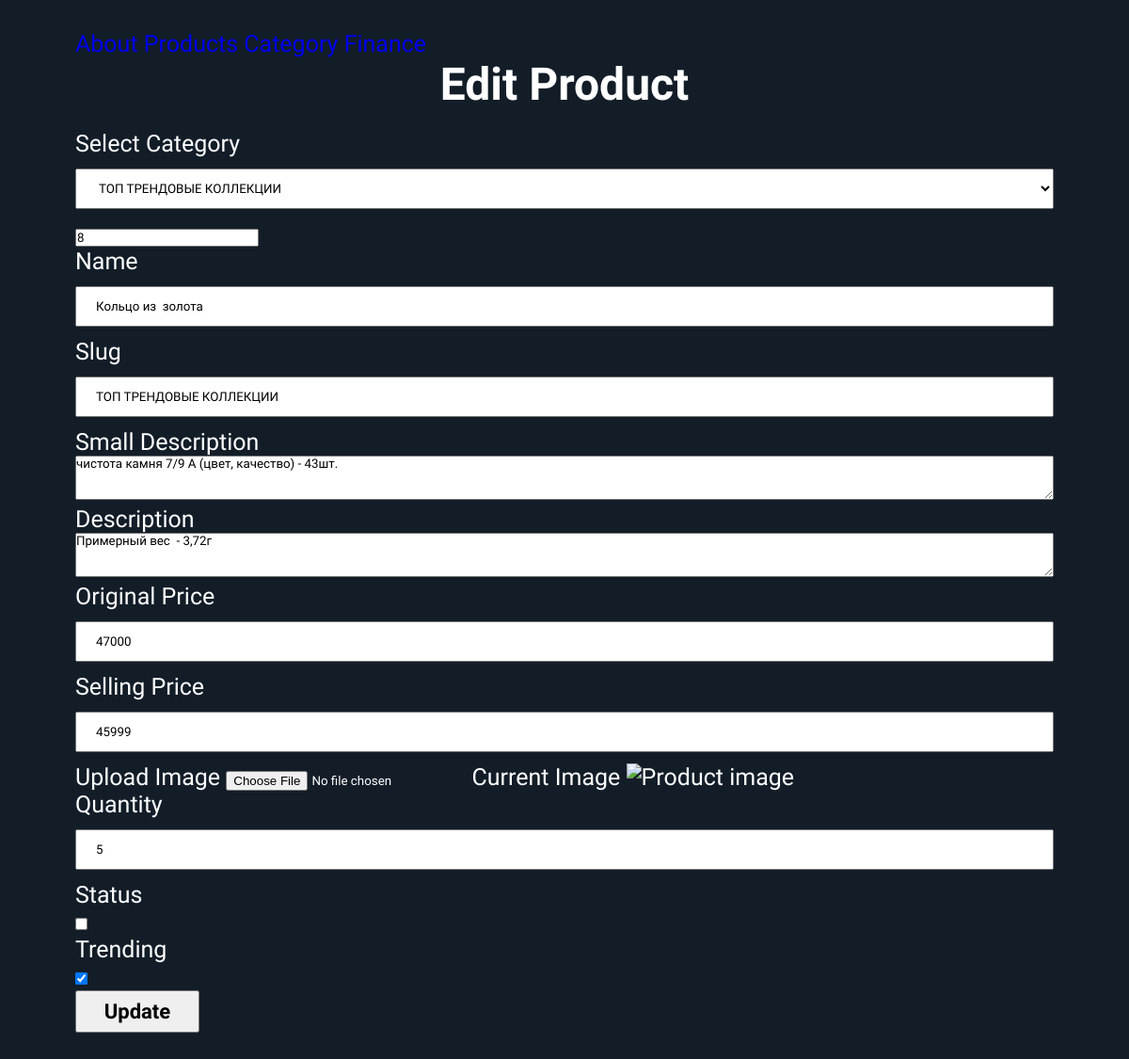
The app's page /admin/edit-product.php?id=8 with its own data.
### tables this page shows
CREATE TABLE `products` (
  `id` int(11) NOT NULL,
  `category_id` int(11) NOT NULL,
  `name` varchar(255) NOT NULL,
  `slug` varchar(255) NOT NULL,
  `small_description` mediumtext NOT NULL,
  `description` mediumtext NOT NULL,
  `price` int(11) NOT NULL,
  `selling_price` int(11) NOT NULL,
  `image` varchar(255) NOT NULL,
  `qty` int(11) NOT NULL,
  `status` tinyint(4) NOT NULL,
  `trending` tinyint(4) NOT NULL,
  `created_at` timestamp NOT NULL DEFAULT current_timestamp()
);

CREATE TABLE `categories` (
  `id` int(11) NOT NULL,
  `name` varchar(255) NOT NULL,
  `slug` varchar(255) NOT NULL,
  `description` mediumtext DEFAULT NULL,
  `status` tinyint(4) NOT NULL DEFAULT 0,
  `popular` tinyint(4) NOT NULL DEFAULT 0,
  `image` varchar(255) NOT NULL,
  `meta_title` varchar(255) NOT NULL,
  `meta_description` mediumtext NOT NULL,
  `created_at` timestamp NOT NULL DEFAULT current_timestamp()
);

### function/myfunc.php (called while the page is built, shortened)
<?php
function getAll($table)
{
    global $conn;
    $query = "SELECT * FROM $table";
    return $query_run = mysqli_query($conn, $query);
}
function getByID($table, $id)
{
    global $conn;
    $query = "SELECT * FROM $table WHERE id='$id' ";
    return $query_run = mysqli_query($conn, $query);
}

### admin/edit-product.php (the view, shortened to what this page needs)
<!DOCTYPE html>
<html lang="en">
<head>
    <link rel="stylesheet" href="css/style3.css">
</head>
<body>
<div class="container">
<?include('sidebar.php');?>
    <div class="row">
            <?php
            if(isset($_GET['id']))
            {
                $id = $_GET['id'];
                $product = getByID("products", $id);
                if(mysqli_num_rows($product) > 0)
                {
                    $data = mysqli_fetch_array($product);
                    ?>
            <div class="card">
                <div class="card-header">
                    <h4>Edit Product</h4>
                </div>
                <div class="card-body">
                    <form action="" method="post" enctype="multipart/form-data">
                        <div class="">
                                <label class="mb-0" for="">Select Category</label>
                                <select class="form-select mb-2" name="category_id" value="<?= $data['category_id'];?>">
                                    <?php
                                    $categories = getAll("categories");
                                    if (mysqli_num_rows($categories) > 0) {
                                        foreach ($categories as $item) {
                                    ?>
                                            <option value="<?= $item['id']; ?>" <?= $data['category_id'] == $item['id']?'selected':''?>><?= $item['name']; ?></option>
                                    <?
                                        }
                                    } else {
                                        echo "No category available";
                                    }
                                    ?>
                                </select>
                            </div>
                            <input type="" name="product_id" value="<?= $data['id'];?>" >
                            <div class="">
                                <label class="mb-0" for="">Name</label>
                                <input type="text" class="" value="<?= $data['name'];?>" name="name" placeholder="Enter category name">
                            </div>
                            <div class="">
                                <label class="mb-0" for="">Slug</label>
                                <input type="text" class="" value="<?= $data['slug'];?>" name="slug" placeholder="Enter Slug">
                            </div>
                            <div class="">
                                <label class="mb-0" for="">Small Description</label>
                                <textarea rows="3" class="text" name="small_description" placeholder="Enter small Description"><?=$data['small_description'];?></textarea>
                            </div>
                            <div class="">
                                <label for="" class="mb-0">Description</label>
                                <textarea rows="3" class="text" name="description" placeholder="Enter Description" ><?=$data['description'];?></textarea>
                            </div>
                            <div class="">
                                <label for="" class="mb-0">Original Price</label>
                                <input type="number" class="" value="<?= $data['price'];?>"  name="price" value="price" placeholder="Enter original price">
                            </div>
                            <div class="">
                                <label for="" class="mb-0">Selling Price</label>
                                <input type="number" class="" value="<?= $data['selling_price'];?>"  name="selling_price" placeholder="Enter Selling Price">
                            </div>
                            <div class="col-md-12">
                                <label for="" class="mb-0">Upload Image</label>
                                <input type="file" class="form-control mb-2 img"  name="image">
                                <label for="" class="mb-0">Current Image</label>
                                <img src="images/product/<?= $data['image'];?>" alt="Product image" height="50px" width="50px">
                            </div>
                            <div class="">
                                <label for="" class="mb-0">Quantity</label>
                                <input type="number" class="form-control mb-2"  value="<?= $data['qty'];?>" name="qty" placeholder="Enter Quantity">
                            </div>
                            <div class="">
                                <label for="" class="mb-0">Status</label><br>
                                <input type="checkbox" <?=$data['status'] == '0'?'':'checked'?> name="status">
                            </div>
                            <div class="">
                                <label for="" class="mb-0">Trending</label><br>
                                <input type="checkbox" <?=$data['trending'] == '0'?'':'checked'?> name="trending">
                            </div>
                            <div class="col-md-12">
                                <button type="submit" class="btn_update_product" name="update_product_btn">Update</button>
                            </div>
                        </div>
                </div>
            </div>
                <?
                }else{
                    echo "Product not found for given id";
                }
            }else{
                echo "Id missing from url";
            }
            ?>
</body>
</html>

### admin/css/style3.css (style rules this page uses)
:root { --main: orange; --bg: #0B1218; --bg-body: #131D28; }
* { font-family: "Farsan", cursive; font-weight: 500; font-style: normal; box-sizing: border-box; text-decoration: none; list-style-type: none; margin: 0; padding: 0; }
.container { background: var(--bg-body); color: #fff; padding: 2rem 5rem; font-size: 25px; }
.container h4 { font-size: 3rem; font-weight: 600; }
form input[type=text] { width: 100%; padding: 12px 20px; margin: 12px 0; box-sizing: border-box; }
form input[type=number] { width: 100%; padding: 12px 20px; margin: 12px 0; box-sizing: border-box; }
form .text { width: 100%; height: auto; }
form select { width: 100%; padding: 12px 20px; margin: 12px 0; box-sizing: border-box; }
form .btn_add_cateory, form .btn_add_product, form .btn_update_category, form .btn_update_product { padding: 0.5rem 1.8rem; font-size: 22px; font-weight: 600; }
.card { background: var(--bg-body); color: #fff; width: 100%; }
.card-body { margin: 20px 0; }
.card-header { text-align: center; font-size: 25px; text-shadow: #df6969; }

### records on screen
products: category_id "ТОП ТРЕНДОВЫЕ КОЛЛЕКЦИИ", product_id "8", name "Кольцо из золота", slug "ТОП ТРЕНДОВЫЕ КОЛЛЕКЦИИ", small_description "чистота камня 7/9 А (цвет, качество) - 43шт.", description "Примерный вес - 3,72г", price "47000", selling_price "45999", qty "5", trending "☑"
